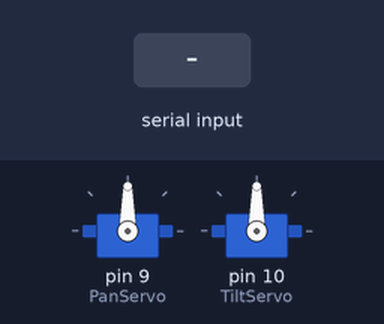
The sketch below on a simulated Arduino Mega 2560, built with avr-gcc and run on an emulated ATmega2560. Shown: 2 × servo. The test bench sets the inputs (shaded band).

Above: at 1.9 s.
2.0 s: ">" received over the second serial link
At 2.8 s:
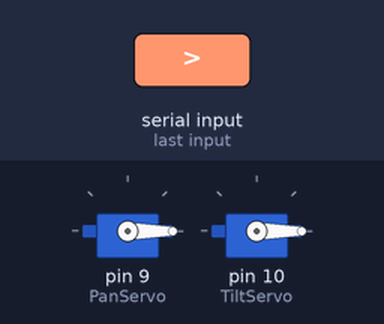
Timing chart, 0 to 5.0 s (numbered marks = the images above; inputs shaded):
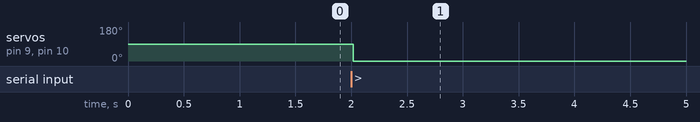

The sketch:

Reciever_HubllServo_Control.ino
```cpp
// Version 1.4.2
// Data is sent in a "<###,###,F> " format
// And then broken down into substrings and converted to integers
// LOW = Forward / HIGH = Backward
// Swap OPCode to be in front of the servo positions
// Potential baud rates: 230400/250000/500000/1000000
// Need to drive power transitor high
// 7.625 minutes | 1 minute

String DATA;
String DATA2;
String Final;
String PanningServo;
String TiltingServo;

int SP1;
int ST1;
int lengthInput;

const int powerTransistor = 51;

#include <Servo.h>;

Servo PanServo, TiltServo;

void setup()
{
  pinMode(powerTransistor, OUTPUT);
  digitalWrite(powerTransistor, HIGH);

  PanServo.attach(9);
  TiltServo.attach(10);

  Serial1.begin(9600);
  Serial2.begin(9600);
  Serial1.setTimeout(20);

  delay(750);
  digitalWrite(powerTransistor, LOW);
}

void loop()
{
  if (Serial1.available() > 0)
  {

  ParseData();

  Movement();

  }
}

void ParseData()
{
  DATA = (Serial1.readString());
  lengthInput = (DATA.length());
  Final = DATA.substring(10,11);
  if (lengthInput = 11 && Final == ">")
  {
  Serial2.println(DATA);
  PanningServo = DATA.substring(1,4);
  TiltingServo = DATA.substring(5,8);
  SP1 = PanningServo.toInt();
  ST1 = TiltingServo.toInt();
  SP1 = (SP1 - 100);
  ST1 = (ST1 - 100);
  DATA2 = DATA;
  }
  else
  {
  Serial2.println(DATA2);
  PanningServo = DATA2.substring(1,4);
  TiltingServo = DATA2.substring(5,8);
  SP1 = PanningServo.toInt();
  ST1 = TiltingServo.toInt();
  SP1 = (SP1 - 100);
  ST1 = (ST1 - 100);
  }
}


void Movement ()
{
  PanServo.write(SP1);
  TiltServo.write(ST1);
}
```

Measured:
- after the input at 2.0 s, servo on pin 9 (PanServo), servo on pin 10 (TiltServo): 90° → 0° at once
